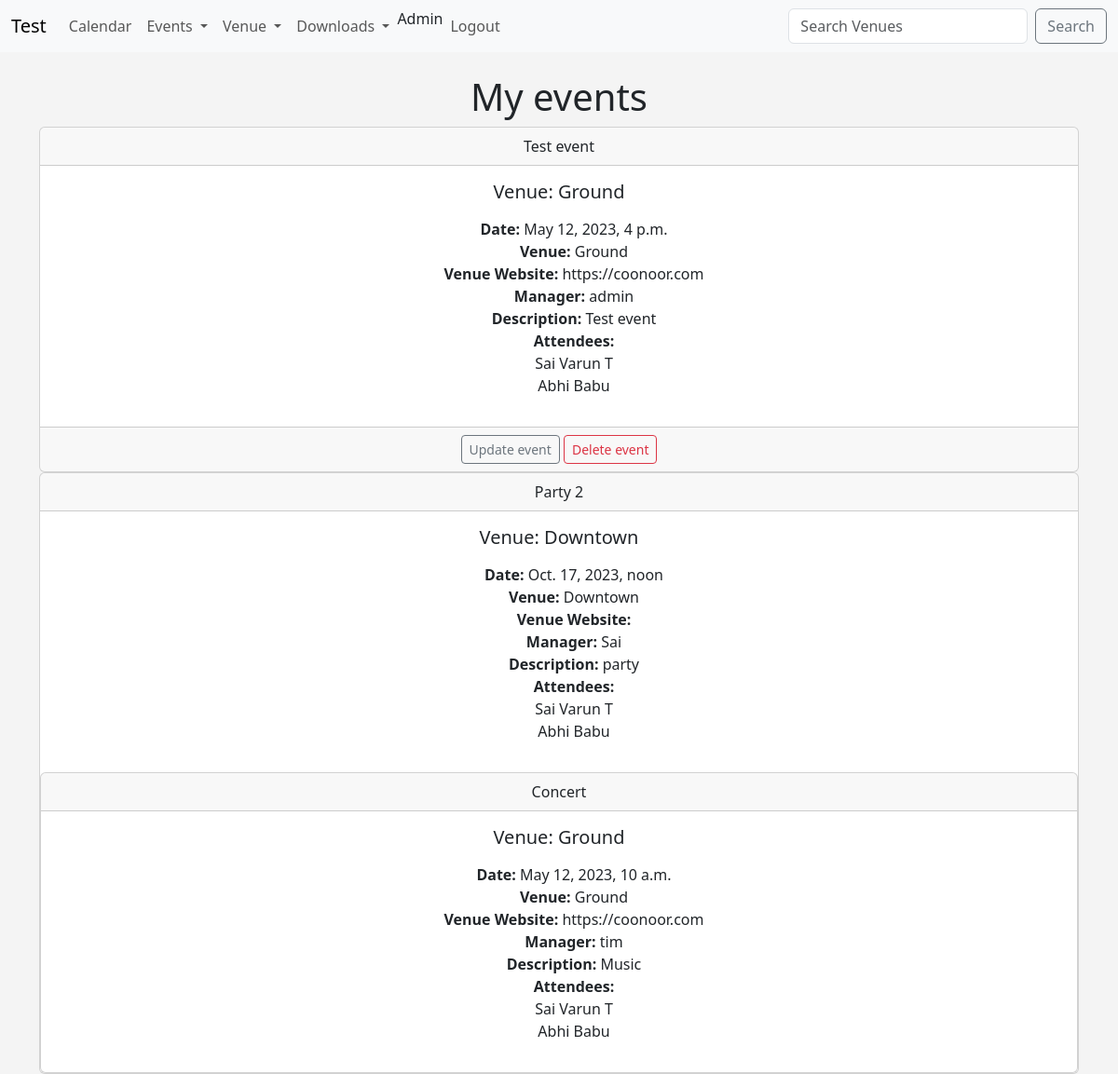
The app's page /my_events (signed in) with its own data.
### events/models.py (models this page shows, shortened)
class Event(models.Model):
	name=models.CharField('Event Name',max_length=120)
	event_date=models.DateTimeField('Event Date')
	venue=models.ForeignKey(Venue,blank=True,null=True,on_delete=models.CASCADE)
	manager=models.ForeignKey(User,blank=True,null=True,on_delete=models.SET_NULL)
	description=models.TextField(blank=True)
	attendees=models.ManyToManyField(MyClubUser,blank=True)
	approved= models.BooleanField("Approved",default=False)
	def __str__(self):
		return self.name

class Venue(models.Model):
	name=models.CharField('Venue Name',max_length=120)
	address=models.CharField(max_length=300)
	zip_code=models.CharField('Zip Code',max_length=15)
	phone=models.CharField('Contact Phone',max_length=25,blank=True)
	web=models.URLField('Website Address',blank=True)
	email_address=models.EmailField('Email Address',blank=True)
	owner=models.IntegerField("Venue Owner",blank=False, default=1)
	venue_image=models.ImageField(null=True,blank=True,upload_to='images/')
	def __str__(self):
		return self.name

class MyClubUser(models.Model):
	first_name=models.CharField(max_length=30)
	last_name=models.CharField(max_length=30)
	email=models.EmailField('User Email')
	def __str__(self):
		return self.first_name + " " + self.last_name

### events/views.py (the view)
# urls.py: path('my_events',views.my_events,name='my-events'),
def my_events(request):
	if request.user.is_authenticated:
		me=request.user.id
		events=Event.objects.filter(attendees=me)
		return render(request,
			'events/my_events.html',
			{
			"events":events
			})
	else:
		messages.success(request,("You aren't authorized to view this pagee"))
		return redirect('home')

### events/templates/events/my_events.html
{% extends 'events/base.html' %}
{% block content %}
	<center>
	<h1>My events</h1>
	{%for event in events%}
<div class="card">
  <div class="card-header">
    {{event}}
  </div>
  <div class="card-body">
    <h5 class="card-title">Venue: {{ event.venue }}</h5>
    <p class="card-text">
	<ul>
		<strong>Date:</strong> {{ event.event_date }}<br>
		<strong>Venue:</strong> {{ event.venue }}<br>
		<strong>Venue Website:</strong> {{ event.venue.web }}<br>
		<strong>Manager:</strong> {{ event.manager }}<br>
		<strong>Description:</strong> {{ event.description }}<br>
		<strong>Attendees:</strong></br>
		{%for user in event.attendees.all%}
		{{user}}</br>
		{% endfor %}
	</ul>
    </p>
  </div>
{%if user.is_authenticated%}
{%if user == event.manager%}
  <div class="card-footer text-muted">
  	<a href="{%url 'update-event' event.id%}" class="btn btn-outline-secondary btn-sm">Update event</a>
  	<a href="{%url 'delete-event' event.id%}" class="btn btn-outline-danger btn-sm">Delete event</a>
	</div>
</div>
{%endif%}
{%endif%}
	{%endfor%}
	</center>
{% endblock %}

### events/templates/events/base.html (style rules this page uses)
body { background: #f4f4f4; }

### records on screen
Event: name "Test event", venue "Ground", event_date "May 12, 2023, 4 p.m.", venue.web "https://coonoor.com", manager "admin", description "Test event", shows "Update event"
MyClubUser: first_name+last_name "Sai Varun T"
MyClubUser: first_name+last_name "Abhi Babu"
Event: name "Party 2", venue "Downtown", event_date "Oct. 17, 2023, noon", manager "Sai", description "party"
Event: name "Concert", venue "Ground", event_date "May 12, 2023, 10 a.m.", venue.web "https://coonoor.com", manager "tim", description "Music"
